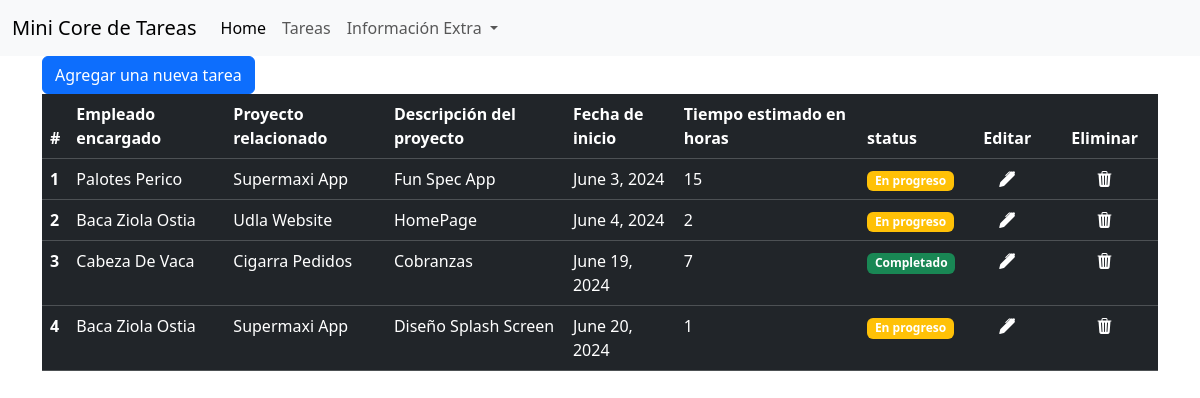
Page /task/ on the committed database.
### task/models.py (models this page shows)
class Task(models.Model):
    id_employee = models.ForeignKey(Employee, on_delete=models.CASCADE)
    id_project = models.ForeignKey(Project, on_delete=models.CASCADE)
    description = models.CharField(max_length=100)
    date_start = models.DateField()
    estimate_time = models.IntegerField()
    status = models.CharField(max_length=100)

class Employee(models.Model):
    first_name = models.CharField(max_length=100)
    last_name = models.CharField(max_length=100)

class Project(models.Model):
    name = models.CharField(max_length=100)

### task/views.py (the view)
# urls.py: path('', include('task.urls')),
def task(request):
    if request.method == 'POST':
        employee_id = request.POST['employee_id']
        project_id = request.POST['project_id']
        try:
            employee = Employee.objects.get(pk=employee_id)
            project = Project.objects.get(pk=project_id)
        except Employee.DoesNotExist:
            return render(request, 'tareas.html', {
                'error': 'El empleado no existe'
            })
        except Project.DoesNotExist:
            return render(request, 'tareas.html', {
                'error': 'El proyecto no existe'
            })
        new_task = Task(
            description=request.POST['description'],
            date_start=request.POST['date_start'],
            estimate_time=request.POST['estimate_time'],
            status=request.POST['status'],
            id_employee=employee,
            id_project=project
        )
        new_task.save()
        task = Task.objects.all()
        employee = Employee.objects.all()
        project = Project.objects.all()
        return render(request, 'tareas.html', {
            'employee': employee,
            'task': task,
            'project': project
        })
    else:
        task = Task.objects.all()
        employee = Employee.objects.all()
        project = Project.objects.all()
        return render(request, 'tareas.html', {
            'employee': employee,
            'task': task,
            'project': project
        })

### task/templates/tareas.html (shortened to what this page needs)
{% extends 'layout.html' %}
{% block body %}
<div class="container">
    <button type="button" class="btn btn-primary" data-bs-toggle="modal" data-bs-target="#exampleModal">
        Agregar una nueva tarea
    </button>
    <table class="table table-dark">
        <thead>
            <tr>
                <th scope="col">#</th>
                <th scope="col">Empleado encargado</th>
                <th scope="col">Proyecto relacionado</th>
                <th scope="col">Descripción del proyecto</th>
                <th scope="col">Fecha de inicio</th>
                <th scope="col">Tiempo estimado en horas</th>
                <th scope="col">status</th>
                <th scope="col">
                    <div class="container text-center">
                        Editar
                    </div>
                </th>
                <th scope="col">
                    <div class="container text-center">
                        Eliminar
                    </div>
                </th>
            </tr>
        </thead>
        <tbody>
            {% for task in task %}
            <tr>
                <th scope="row">{{ task.id }}</th>
                <td>{{ task.id_employee.first_name }} {{ task.id_employee.last_name }}</td>
                <td>{{ task.id_project.name }}</td>
                <td>{{ task.description }}</td>
                <td>{{ task.date_start }}</td>
                <td>{{ task.estimate_time }}</td>
                <td>
                    {% if task.status == 'Pending' %}
                    <span class="badge bg-danger">No empezado</span>
                    {% elif task.status == 'In Progress' %}
                    <span class="badge bg-warning">En progreso</span>
                    {% else %}
                    <span class="badge bg-success">Completado</span>
                    {% endif %}
                </td>
                <td>
                    <div class="container text-center">
                        <a href="{% url 'task_edit' task.id %}" style="color: white; text-decoration: none;">
                            <i class="bi bi-pen-fill"></i>
                        </a>
                    </div>
                </td>
                <td>
                    <div class="container text-center">
                        <a href="{% url 'task_delete' task.id %}" style="color: white; text-decoration: none;">
                            <i class="bi bi-trash3-fill"></i>
                        </a>
                    </div>
                </td>
            </tr>
            {% endfor %}
        </tbody>
    </table>
</div>
{% endblock %}

### task/templates/layout.html (shortened to what this page needs)
<!DOCTYPE html>
<html lang="en">
<head>
    <link href="https://cdn.jsdelivr.net/npm/bootstrap@5.3.3/dist/css/bootstrap.min.css" rel="stylesheet"
>
    <link rel="stylesheet" href="https://cdn.jsdelivr.net/npm/bootstrap-icons@1.11.3/font/bootstrap-icons.min.css">
</head>
<body>
    <nav class="navbar navbar-expand-lg bg-body-tertiary">
        <div class="container-fluid">
            <a class="navbar-brand" href="{% url 'index' %}">Mini Core de Tareas</a>
            <div class="collapse navbar-collapse" id="navbarSupportedContent">
                <ul class="navbar-nav me-auto mb-2 mb-lg-0">
                    <li class="nav-item">
                        <a class="nav-link active" aria-current="page" href="{% url 'index' %}">Home</a>
                    </li>
                    <li class="nav-item">
                        <a class="nav-link" href="{% url 'task' %}">Tareas</a>
                    </li>
                    <li class="nav-item dropdown">
                        <a class="nav-link dropdown-toggle" href="#" role="button" data-bs-toggle="dropdown"
                            aria-expanded="false">
                            Información Extra
                        </a>
                    </li>
                </ul>
            </div>
        </div>
    </nav>
    {% block body %}
    {% endblock %}
</body>
</html>

### rows in the picture
Task: id "1", id_employee.first_name "Palotes", id_employee.last_name "Perico", id_project.name "Supermaxi App", description "Fun Spec App", date_start "June 3, 2024", estimate_time "15", status "En progreso"
Task: id "2", id_employee.first_name "Baca", id_employee.last_name "Ziola Ostia", id_project.name "Udla Website", description "HomePage", date_start "June 4, 2024", estimate_time "2", status "En progreso"
Task: id "3", id_employee.first_name "Cabeza", id_employee.last_name "De Vaca", id_project.name "Cigarra Pedidos", description "Cobranzas", date_start "June 19, 2024", estimate_time "7", status "Completado"
Task: id "4", id_employee.first_name "Baca", id_employee.last_name "Ziola Ostia", id_project.name "Supermaxi App", description "Diseño Splash Screen", date_start "June 20, 2024", estimate_time "1", status "En progreso"
